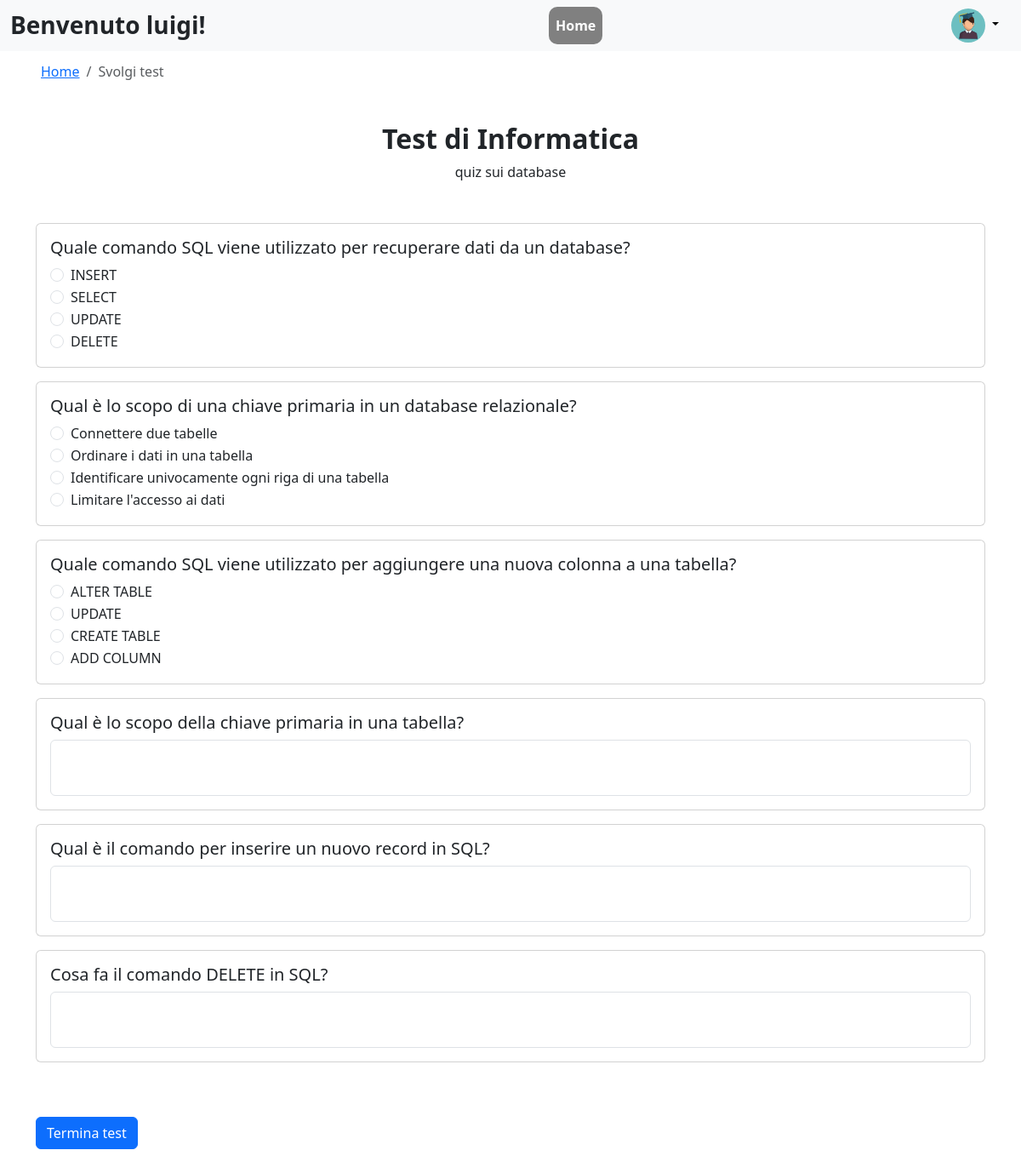
Screenshot of /svolgi_test.php?id_sessione=10 (signed in) with the database file from the repository.
### tables this page shows
CREATE TABLE `test` (
  `id` int(11) NOT NULL,
  `titolo` varchar(255) NOT NULL,
  `descrizione` text DEFAULT NULL,
  `creato_da` int(11) DEFAULT NULL
);

CREATE TABLE `domanda` (
  `id` int(11) NOT NULL,
  `testo` varchar(2000) NOT NULL,
  `tipo` enum('multipla','aperta') DEFAULT NULL,
  `id_test` int(11) NOT NULL
);

CREATE TABLE `risposta` (
  `id` int(11) NOT NULL,
  `testo` varchar(2000) DEFAULT NULL,
  `corretta` tinyint(1) NOT NULL,
  `id_domanda` int(11) NOT NULL
);

### svolgi_test.php (the view, shortened to what this page needs)
<?php
    include "include/db.php";
    $punteggio = 0;
    if ($_SERVER['REQUEST_METHOD'] === 'GET' && isset($_GET["id_sessione"])){
        $id_sessione = $_GET["id_sessione"];
    } else if ($_SERVER['REQUEST_METHOD'] === 'POST' && isset($_POST["id_sessione"]) && isset($_POST["invia"])) {
        $id_sessione = $_POST["id_sessione"];
        $id_user = $_SESSION["user_id"];
        unset($_POST['invia']);
        foreach ($_POST["risposte"] as $id_domanda => $risposta_data) {
            $sql = "INSERT INTO risposte_date (id_sessione, id_studente, id_domanda, tipologia_domanda, risposta_data)
                    VALUES (?, ?, ?,
                    (SELECT tipo FROM domanda WHERE id = ?), ?)
                    ON DUPLICATE KEY UPDATE risposta_data = ? ";
            $stmt = $conn->prepare($sql);
            $sql2 = "SELECT * from domanda WHERE id = ?";
            $stmt2 = $conn->prepare($sql2);
            $stmt2->bind_param('i', $id_domanda);
            $stmt2->execute();
            $result = $stmt2->get_result();
            $domanda = $result->fetch_assoc();
            if ($domanda["tipo"] == "multipla") {
                echo $risposta_data;
                $verifica_risposta_data = "";
                list($temp, $verifica_risposta_data) = explode("_", $risposta_data);
                $sql2 = "SELECT * from risposta WHERE id = ?";
                $stmt2 = $conn->prepare($sql2);
                $stmt2->bind_param('i', $verifica_risposta_data);
                $stmt2->execute();
                $result = $stmt2->get_result();
                $risposta = $result->fetch_assoc();
                if ($risposta["corretta"] == 1) {
                    $punteggio += 1;
                }
                $risposta_data = $temp;
            }
            $stmt->bind_param("iiiiss", $id_sessione, $id_user, $id_domanda, $id_domanda, $risposta_data, $risposta_data);
            $stmt->execute();
        }
        $sql = "INSERT INTO risultati(id_sessione, id_studente, punteggio) VALUES (?,?,?);";
        $stmt = $conn->prepare(query: $sql);
        $stmt->bind_param("iii", $id_sessione, $id_user, $punteggio);
        $stmt->execute();
        go_to("homeStudente.php");
        exit();
    } else {
        go_to("homeStudente.php");
        exit();
    }
    $sql = "SELECT * FROM sessione_test WHERE id = ?";
    $stmt = $conn->prepare($sql);
    $stmt->bind_param("i", $id_sessione);
    $stmt->execute();
    $result = $stmt->get_result();
    $sessione = $result->fetch_assoc();
    $id_test = $sessione["id_test"];
    $sql = "SELECT * FROM test WHERE id = ?";
    $stmt = $conn->prepare($sql);
    $stmt->bind_param("i", $id_test);
    $stmt->execute();
    $result = $stmt->get_result();
    $test = $result->fetch_assoc();
    $sql = "SELECT * FROM domanda WHERE id_test = ?";
    $stmt = $conn->prepare($sql);
    $stmt->bind_param("i", $id_test);
    $stmt->execute();
    $result = $stmt->get_result();
    $domande = $result->fetch_all(MYSQLI_ASSOC);
    for ($i = 0; $i < count($domande); $i++) {
        $sql = "SELECT * FROM risposta WHERE id_domanda = ?";
        $stmt = $conn->prepare($sql);
        $stmt->bind_param("i", $domande[$i]["id"]);
        $stmt->execute();
        $result = $stmt->get_result();
        $risposte = $result->fetch_all(MYSQLI_ASSOC);
        $r = array();
        foreach ($risposte as $key => $risposta) {
            $risposta["indice"] = $key;
            $r[] = $risposta;
        }
        $domande[$i]["risposte"] = $r;
    }
?>
<!DOCTYPE html>
<html lang="en">
<head>
    <link rel="stylesheet" href="css/textarea_grow.css"/>
    <link href="https://cdn.jsdelivr.net/npm/bootstrap@5.3.0-alpha1/dist/css/bootstrap.min.css" rel="stylesheet">
    <link href="https://cdn.jsdelivr.net/npm/bootstrap-icons/font/bootstrap-icons.css" rel="stylesheet">
</head>
<body>
    <?php include "include/navbar-studente.php"; ?>
    <div class="ms-5 mt-5 pt-4">
        <nav aria-label="breadcrumb">
            <ol class="breadcrumb">
                <li class="breadcrumb-item"><a href="homeStudente.php">Home</a></li>
                <li class="breadcrumb-item active" aria-current="page">Svolgi test</li>
            </ol>
        </nav>
    </div>
    <div class="my-3" style="height: 100%;">
        <h2 class="fw-bold text-center mt-5"><?php echo $test["titolo"] ?></h2>
        <p class="text-center mb-5"><?php echo $test["descrizione"] ?></p>
        <form method="POST" action="svolgi_test.php" class="w-90 container mt-3 mb-3">
            <?php
                foreach ($domande as $domanda) {
                    echo "<div class='card mb-3'>";
                    echo "<div class='card-body'>";
                    echo "<h5 class='card-title'>" . $domanda["testo"] . "</h5>";
                    foreach ($domanda["risposte"] as $key => $risposta) {
                        echo "<div class='form-check'>";
                        echo "<input class='form-check-input' type='radio' name='risposte[" . $domanda["id"] . "]' value='" . $key + 1 ."_".$risposta["id"]. "'>";
                        echo "<label class='form-check-label'>" . $risposta["testo"] . "</label>";
                        echo "</div>";
                    }
                    if ($domanda["tipo"] === "aperta") {
                        echo "<div class='grow-wrap'><textarea class='form-control' name='risposte[" . $domanda["id"] . "]' onInput=\"this.parentNode.dataset.replicatedValue = this.value\"></textarea></div>";
                    }
                    echo "</div></div>";
                }
            ?>
            <input type="submit" name="invia" class="btn btn-primary float-right my-5" value="Termina test">
        </form>
    </div>
</body>
</html>

### css/textarea_grow.css (style rules this page uses)
.grow-wrap { display: grid; }
.grow-wrap::after { content: attr(data-replicated-value) " "; white-space: pre-wrap; visibility: hidden; }
.grow-wrap > textarea { resize: none; overflow: hidden; }
.grow-wrap > textarea, .grow-wrap::after { padding: 0.5rem; font: inherit; grid-area: 1 / 1 / 2 / 2; }

### rows the page displays
test: titolo "Test di Informatica", descrizione "quiz sui database"
domanda: testo "Quale comando SQL viene utilizzato per recuperare dati da un database?"
risposta: testo "INSERT"
risposta: testo "SELECT"
risposta: testo "UPDATE"
risposta: testo "DELETE"
domanda: testo "Qual è lo scopo di una chiave primaria in un database relazionale?"
risposta: testo "Connettere due tabelle"
risposta: testo "Ordinare i dati in una tabella"
risposta: testo "Identificare univocamente ogni riga di una tabella"
risposta: testo "Limitare l'accesso ai dati"
domanda: testo "Quale comando SQL viene utilizzato per aggiungere una nuova colonna a una tabella?"
risposta: testo "ALTER TABLE"
risposta: testo "UPDATE"
risposta: testo "CREATE TABLE"
risposta: testo "ADD COLUMN"
domanda: testo "Qual è lo scopo della chiave primaria in una tabella?"
domanda: testo "Qual è il comando per inserire un nuovo record in SQL?"
domanda: testo "Cosa fa il comando DELETE in SQL?"

### other values shown
$_SESSION["username"] "luigi"
